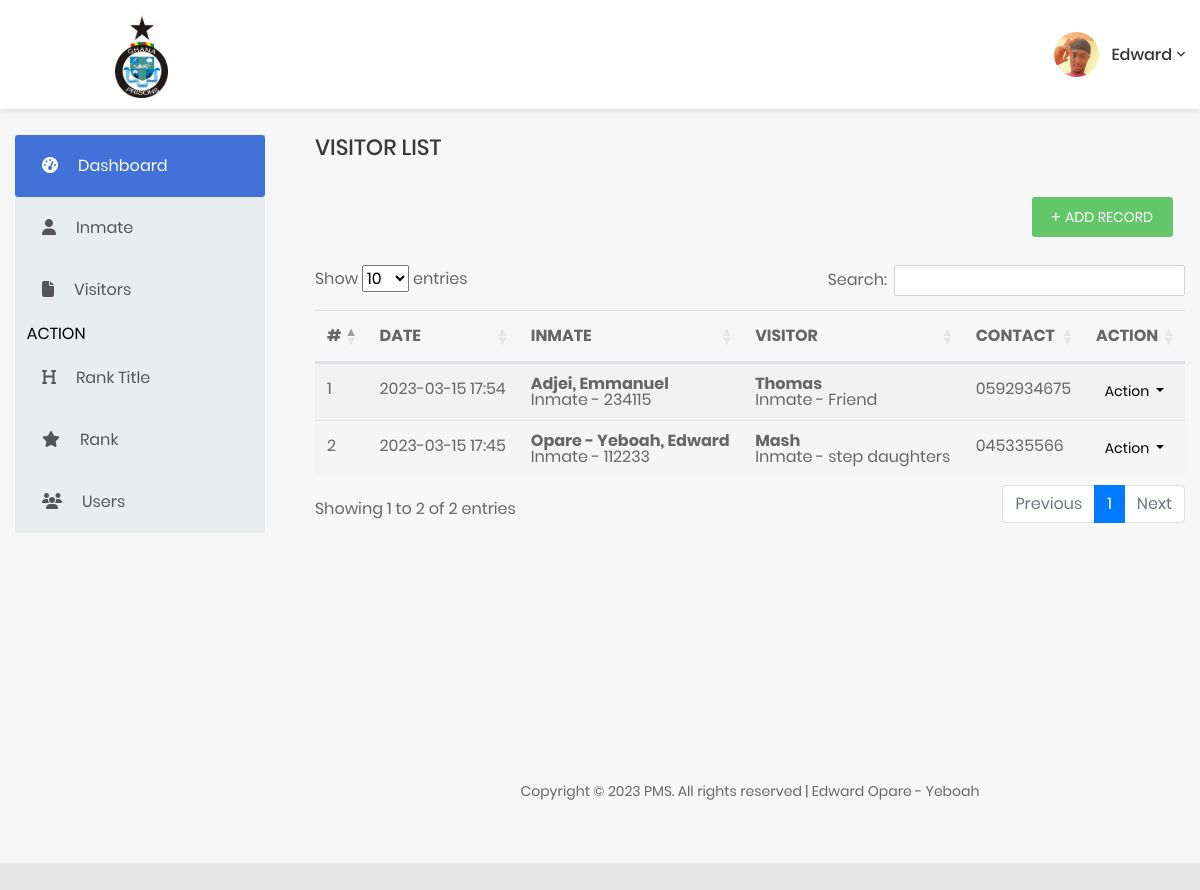
The app's page /visitors.php (signed in) with its own data.
### tables this page shows
CREATE TABLE `users` (
  `id` int(50) NOT NULL,
  `firstname` varchar(250) NOT NULL,
  `middlename` text DEFAULT NULL,
  `lastname` varchar(250) NOT NULL,
  `username` text NOT NULL,
  `password` text NOT NULL,
  `avatar` text DEFAULT NULL,
  `last_login` datetime DEFAULT NULL,
  `type` tinyint(1) NOT NULL DEFAULT 0,
  `rank` varchar(100) NOT NULL,
  `date_added` datetime NOT NULL DEFAULT current_timestamp(),
  `date_updated` datetime DEFAULT current_timestamp() ON UPDATE current_timestamp(),
  `status` int(11) NOT NULL DEFAULT 1,
  `drug_permit` varchar(100) NOT NULL,
  `food_permit` varchar(100) NOT NULL,
  `request_drug_permit` int(11) NOT NULL,
  `request_food_permit` int(11) NOT NULL
);

CREATE TABLE `visit_list` (
  `id` int(30) NOT NULL,
  `inmate_id` int(30) NOT NULL,
  `fullname` text NOT NULL,
  `contact` text NOT NULL,
  `relation` text NOT NULL,
  `date_created` datetime NOT NULL DEFAULT current_timestamp(),
  `date_updated` datetime NOT NULL DEFAULT current_timestamp() ON UPDATE current_timestamp()
);

CREATE TABLE `inmate_list` (
  `id` int(30) NOT NULL,
  `code` varchar(100) NOT NULL,
  `firstname` text NOT NULL,
  `middlename` text DEFAULT NULL,
  `lastname` text NOT NULL,
  `sex` varchar(100) NOT NULL,
  `dob` date NOT NULL,
  `address` text NOT NULL,
  `marital_status` varchar(250) NOT NULL,
  `eye_color` text NOT NULL,
  `complexion` text NOT NULL,
  `cell_id` int(11) NOT NULL,
  `sentence` text NOT NULL,
  `date_from` date NOT NULL,
  `date_to` date DEFAULT NULL,
  `emergency_name` text DEFAULT NULL,
  `emergency_contact` text DEFAULT NULL,
  `emergency_relation` text DEFAULT NULL,
  `image_path` text DEFAULT NULL,
  `status` tinyint(1) NOT NULL DEFAULT 1,
  `visiting_privilege` tinyint(1) NOT NULL DEFAULT 1,
  `date_created` datetime NOT NULL DEFAULT current_timestamp(),
  `date_updated` datetime NOT NULL DEFAULT current_timestamp() ON UPDATE current_timestamp(),
  `delete_flag` int(11) NOT NULL DEFAULT 0
);

### visitors.php (the view, shortened to what this page needs)
<?php
if(empty($_SESSION['user'])) {
    echo "<script> location.href='logout.php';</script>";
}else{
 ?>
<?php include 'db.php'; ?>
<?php include 'include/head.php'; ?>
<body class="animsition">
    <div class="page-wrapper">
        <?php include 'include/header.php'; ?>
        <div class="page-container3">
            <section>
                <div class="container"><br>
                    <div class="row">
                        <div class="col-xl-3">
                            <?php include 'include/side_menu.php'; ?>
                        </div>
                        <div class="col-xl-9">
                            <div class="page-content">
                                <div class="row">
                                    <div class="col-md-12">
                                <h3 class="title-5 m-b-35">VISITOR LIST</h3>
                                <div class="table-data__tool">
                                    <div class="table-data__tool-right">
                                        <button class="au-btn au-btn-icon au-btn--green au-btn--small" data-toggle="modal" data-target="#addCrimeModal">
                                            <i class="zmdi zmdi-plus"></i>add record</button>
                                    </div>
                                </div>
                                <div class="">
                                    <table class="table table-striped" id="prison_table" style="width:100%">
                                        <thead>
                                            <tr>
                                                <th>#</th>
                                                <th>DATE</th>
                                                <th>INMATE</th>
                                                <th>VISITOR</th>
                                                <th>CONTACT</th>
                                                <th>ACTION</th>
                                            </tr>
                                        </thead>
                                        <tbody>
                                         <?php
                    $i = 1;
                        $qry = $db->prepare("SELECT v.*, i.code, concat(i.lastname,', ', i.firstname, coalesce(concat(' ', i.middlename), '')) as `inmate` from `visit_list` v inner join inmate_list i on v.inmate_id = i.id order by abs(unix_timestamp(v.date_created)) desc");
                        $qry->execute();
                        $results=$qry->fetchAll(PDO::FETCH_OBJ);
                        foreach($results as $result){
                    ?>
                                            <tr class="">
                                                <td><?php echo $i; ?></td>
                                                <td><?php echo date("Y-m-d H:i",strtotime($result->date_created)) ?></td>
                                                <td>
                                                    <div style="line-height:1em">
                                                        <div><b><?php echo $result->inmate; ?></b></div>
                                                        <div>Inmate - <?php echo $result->code; ?></div>
                                                    </div>
                                                </td>
                                                <td>
                                                    <div style="line-height:1em">
                                                        <div><b><?php echo $result->fullname; ?></b></div>
                                                        <div>Inmate - <?php echo $result->relation; ?></div>
                                                    </div>
                                                </td>
                                                <td><?php echo $result->contact; ?></td>
                                                <td align="center">
                                                 <button type="button" class="btn btn-flat p-1 btn-default btn-sm dropdown-toggle dropdown-icon" data-toggle="dropdown">
                                                        Action
                                                  </button>
                                            </td>
                                            </tr>
                                            <?php $i++; } ?>
                                        </tbody>
                                    </table>
                                </div>
                            </div>
                                </div>
                                <?php include 'include/footer_note.php'; ?>
                            </div>
                        </div>
                    </div>
                </div>
            </section>
        </div>
    </div>
<?php include 'include/footer.php'; ?>
  <?php } ?>

### include/head.php (shortened to what this page needs)
<!DOCTYPE html>
<html lang="en">
<head>
    <link href="http://localhost/pmsg/css/font-face.css" rel="stylesheet" media="all">
    <link href="http://localhost/pmsg/vendor/font-awesome-4.7/css/font-awesome.min.css" rel="stylesheet" media="all">
    <link href="http://localhost/pmsg/vendor/font-awesome-5/css/fontawesome-all.min.css" rel="stylesheet" media="all">
    <link href="http://localhost/pmsg/vendor/mdi-font/css/material-design-iconic-font.min.css" rel="stylesheet" media="all">
    <link href="http://localhost/pmsg/vendor/bootstrap-4.1/bootstrap.min.css" rel="stylesheet" media="all">
    <link href="http://localhost/pmsg/vendor/animsition/animsition.min.css" rel="stylesheet" media="all">
    <link href="http://localhost/pmsg/vendor/bootstrap-progressbar/bootstrap-progressbar-3.3.4.min.css" rel="stylesheet" media="all">
    <link href="http://localhost/pmsg/vendor/wow/animate.css" rel="stylesheet" media="all">
    <link href="http://localhost/pmsg/vendor/css-hamburgers/hamburgers.min.css" rel="stylesheet" media="all">
    <link href="http://localhost/pmsg/vendor/slick/slick.css" rel="stylesheet" media="all">
    <link href="http://localhost/pmsg/vendor/select2/select2.min.css" rel="stylesheet" media="all">
    <link href="http://localhost/pmsg/vendor/perfect-scrollbar/perfect-scrollbar.css" rel="stylesheet" media="all">
    <link rel="stylesheet" href="https://cdn.datatables.net/1.12.1/css/dataTables.bootstrap5.min.css">
    <link href="http://localhost/pmsg/css/theme.css" rel="stylesheet" media="all">
</head>

### include/header.php (shortened to what this page needs)
 <?php
 $query = $db->query("SELECT * FROM users WHERE id = '".$_SESSION['id']."'");
  if($query->rowCount() > 0){
    $result = $query->fetchAll(PDO::FETCH_OBJ);
    foreach($result as $data){
        $myImage = $data->avatar;
    }
}
 ?>
        <header class="header-desktop4">
            <div class="container">
                <div class="header4-wrap">
                    <div class="header__logo">
                        <a href="dashboard.php">
                            <img src="images/pmslogo.png" alt="pms" style="width: 15%; margin-left: 100px;">
                        </a>
                    </div>
                    <div class="header__tool">
                        <div class="account-wrap">
                            <div class="account-item account-item--style2 clearfix js-item-menu">
                                <div class="image">
                                    <img src="<?php echo($myImage); ?>" alt="profile" />
                                </div>
                                <div class="content">
                                    <a class="js-acc-btn" href="javascript:;"><?php echo $_SESSION['firstname']; ?></a>
                                </div>
                            </div>
                        </div>
                    </div>
                </div>
            </div>
        </header>

### include/side_menu.php (shortened to what this page needs)
<aside class="menu-sidebar3 js-spe-sidebar">
                                <nav class="navbar-sidebar2 navbar-sidebar3">
                                    <ul class="list-unstyled navbar__list" style="background-color: #eaeded; color: #000;">
                                        <li class="active has-sub">
                                            <a href="./dashboard.php">
                                                <i class="fas fa-tachometer-alt"></i>Dashboard</a>
                                        </li>
                                        <li>
                                            <a href="./inmate.php">
                                                <i class="fas fa-user"></i>Inmate</a>
                                        </li>
                                        <li>
                                            <a href="./visitors.php">
                                                <i class="fas fa-file"></i>Visitors</a>
                                        </li>
                                        <?php
                                        if ($_SESSION['type'] == 1) { ?>
                                        <p>&nbsp;&nbsp; ACTION</p>
                                        <li>
                                            <a href="./rank-title.php">
                                                <i class="fas fa-header"></i>Rank Title</a>
                                        </li>
                                        <li>
                                            <a href="./rank.php">
                                                <i class="fas fa-star"></i>Rank</a>
                                        </li>
                                        <li>
                                            <a href="./users.php">
                                                <i class="fas fa-users"></i>Users</a>
                                        </li>
                                    <?php } ?>
                                    </ul>
                                </nav>
                            </aside>

### include/footer_note.php
<br><br><br><br><br><br><br><br><br>
<div class="row">
    <div class="col-md-12">
        <div class="copyright">
            <p>Copyright © <?php echo date("Y"); ?> PMS. All rights reserved | Edward Opare - Yeboah  </p>
        </div>
    </div>
</div>

### include/footer.php (shortened to what this page needs)
</body>
</html>

### records on screen
users: avatar (picture)
visit_list: date_created "2023-03-15 17:54", inmate "Adjei, Emmanuel", inmate.code "234115", fullname "Thomas", relation "Friend", contact "0592934675"
visit_list: date_created "2023-03-15 17:45", inmate "Opare - Yeboah, Edward", inmate.code "112233", fullname "Mash", relation "step daughters", contact "045335566"

### other values on screen
$_SESSION['firstname'] "Edward"
